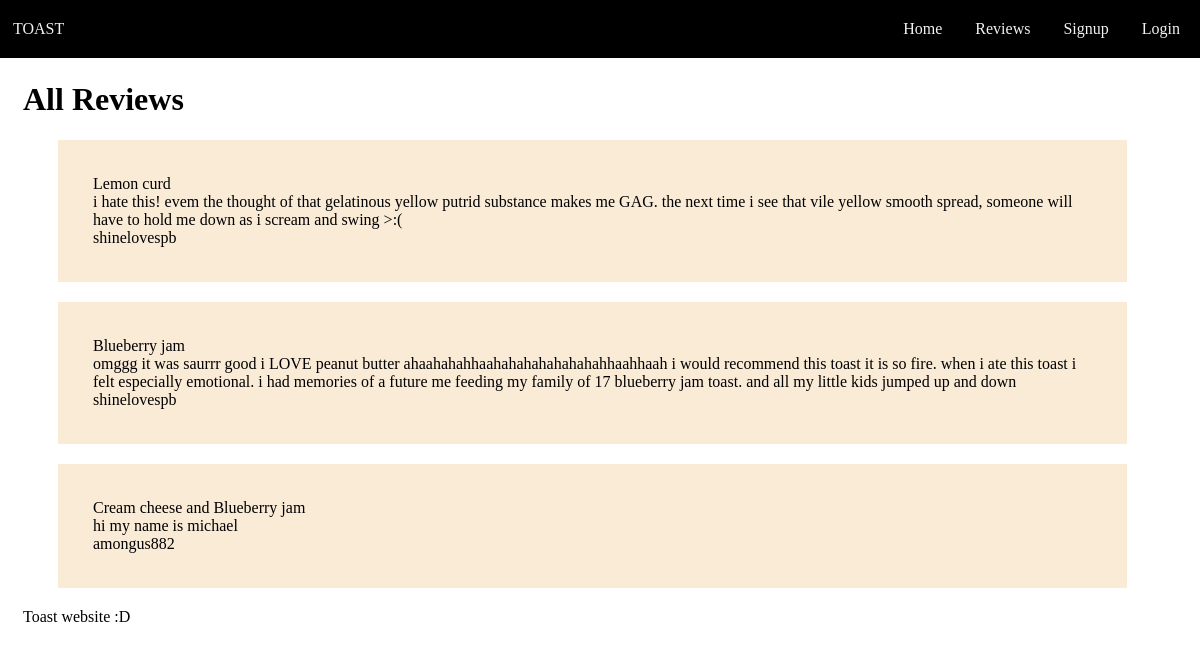
The app's page /reviews, older data.
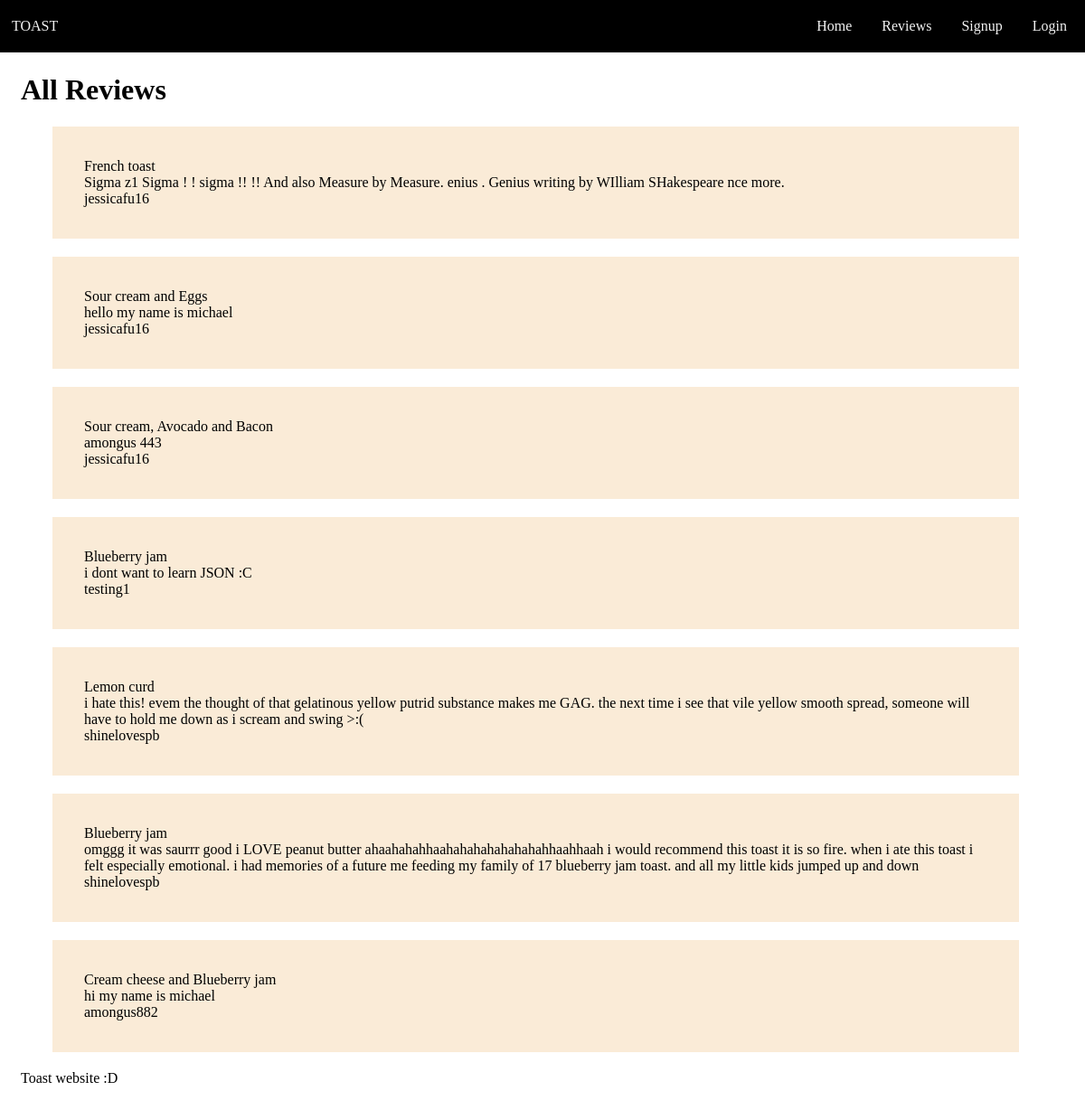
The same page, newer data.
### tables this page shows
CREATE TABLE Reviews (id INTEGER PRIMARY KEY AUTOINCREMENT, user_id INTEGER REFERENCES Users (id), review TEXT NOT NULL, toast_id, approval INTEGER);

CREATE TABLE Toast (id INTEGER PRIMARY KEY AUTOINCREMENT, description TEXT NOT NULL);

CREATE TABLE Users (id INTEGER PRIMARY KEY AUTOINCREMENT, username TEXT UNIQUE NOT NULL, password TEXT NOT NULL);

### routes.py (the view)
@app.route('/reviews')
def show_all_reviews():
    query = "SELECT description, review, username FROM Reviews as r JOIN Toast as t ON r.toast_id = t.id JOIN Users as u ON r.user_id = u.id and approval = 1"
    reviews = reversed(sql_queries(query, 1))
    return render_template("reviews.html", reviews=reviews)

### routes.py (called while the page is built)
def sql_queries(query, option, data=None):
    connection = sqlite3.connect('toast.db')
    cursor = connection.cursor()
    if data:
        cursor.execute(query, data)
    else:
        cursor.execute(query)
    if option == 0:
        result = cursor.fetchone()
        return result
    elif option == 1:
        result = cursor.fetchall()
        return result
    else:
        connection.commit()
    connection.close()

### templates/reviews.html
{% extends 'layout.html' %}
{% block h1 -%}All Reviews{%- endblock %}
{% block main -%}
<div class="gridContainer">
    {% for review in reviews %}
    <div class="gridItem">
        {{ review[0] }}
        <br>
        {{ review[1] }}
        <br>
        {{review[2]}}
    </div>
    {% endfor %}
</div>
{%- endblock %}

Row changes from the older to the newer data that the page shows:
added Reviews: description "French toast", review "Sigma z1 Sigma ! ! sigma !! !! And also Measure by Measure. enius . Genius writing by WIlliam SHakespeare nce more.", username "jessicafu16"
added Reviews: description "Sour cream and Eggs", review "hello my name is michael", username "jessicafu16"
added Reviews: description "Sour cream, Avocado and Bacon", review "amongus 443", username "jessicafu16"
now on this page (row edited): Reviews: description "Blueberry jam", review "i dont want to learn JSON :C", username "testing1"
